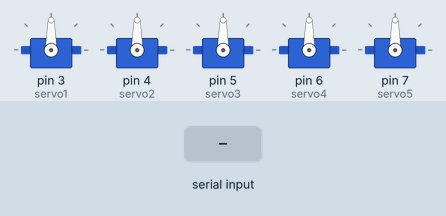
Recording of a sketch running on a simulated Arduino Uno, built with avr-gcc and run on an emulated ATmega328P. Shown: 5 × servo. Inputs (shaded band) come from the test bench.

Above: at 1.2 s.
1.3 s: "1" received over the second serial link
At 2.2 s:
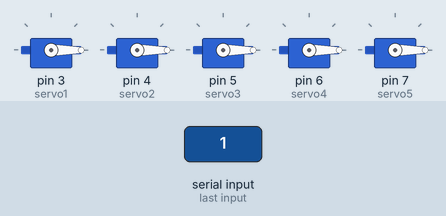
2.8 s: "3" received over the second serial link
At 3.3 s:
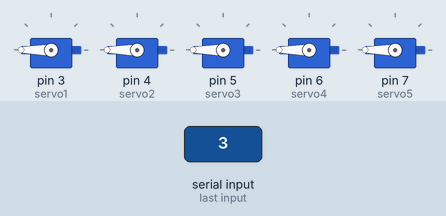
4.3 s: "2" received over the second serial link
At 5.7 s:
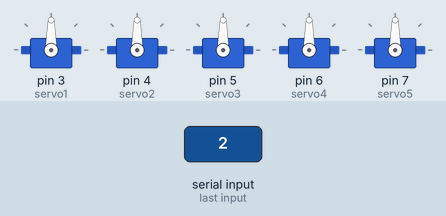
Timing chart, 0 to 7.3 s (numbered marks = the images above; inputs shaded):
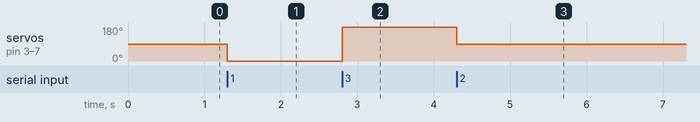

The sketch:

ArduinoVer01.ino
```cpp
#include<SoftwareSerial.h>  //블루투스 송수신을 위한 라이브러리
#include<Servo.h>            //서보모터 사용을 위한 라이브러리

Servo servo1;  //서보모터 선언
Servo servo2;
Servo servo3;
Servo servo4;
Servo servo5;

int TX=10;     //블루투스 작동을 위한 RX,TX선언 및 연결
int RX=11;
SoftwareSerial my_BT(TX,RX); //블루투스 연결을 my_BT라는 이름으로 선언.

//String readString; string형을

void first(){
  servo1.write(0);
  servo2.write(0);
  servo3.write(0);
  servo4.write(0);
  servo5.write(0);
}
void second(){
  servo1.write(90);
  servo2.write(90);
  servo3.write(90);
  servo4.write(90);
  servo5.write(90);
}
void third(){
  servo1.write(180);
  servo2.write(180);
  servo3.write(180);
  servo4.write(180);
  servo5.write(180);
}

void setup(){
  Serial.begin(9600); //시리얼통신과 블루투스간의 연결 설정. 9600은 연결 속도를 의미한다.
  my_BT.begin(9600);
  servo1.attach(3);   //서보모터 포트 설정
  servo2.attach(4);
  servo3.attach(5);
  servo4.attach(6);
  servo5.attach(7);
}

void loop(){
  if(my_BT.available()){ //만약 블루투스가 연결상태일 경우
    char pose = my_BT.read();
    if(pose=='1'){
      first();
    }
    if(pose=='2'){
      second();
    }
    if(pose=='3'){
      third();
    }

    //Serial.write(my_BT.read()); //초기설정용
  }
  if(Serial.available()){       //serial이 연결상태일 경우 시리얼 모니터에서 보낸 값을 디바이스 내에 표시 //현재로선 필요없는 기능
    my_BT.write(Serial.read());
  }
}
```

Measured:
- after the input at 1.3 s, servo on pin 3 (servo1), servo on pin 4 (servo2), servo on pin 5 (servo3), servo on pin 6 (servo4), servo on pin 7 (servo5): 90° → 0° at once
- after the input at 2.8 s, servo on pin 3 (servo1), servo on pin 4 (servo2), servo on pin 5 (servo3), servo on pin 6 (servo4), servo on pin 7 (servo5): 0° → 180° at once
- after the input at 4.3 s, servo on pin 3 (servo1), servo on pin 4 (servo2), servo on pin 5 (servo3), servo on pin 6 (servo4), servo on pin 7 (servo5): 180° → 90° at once
